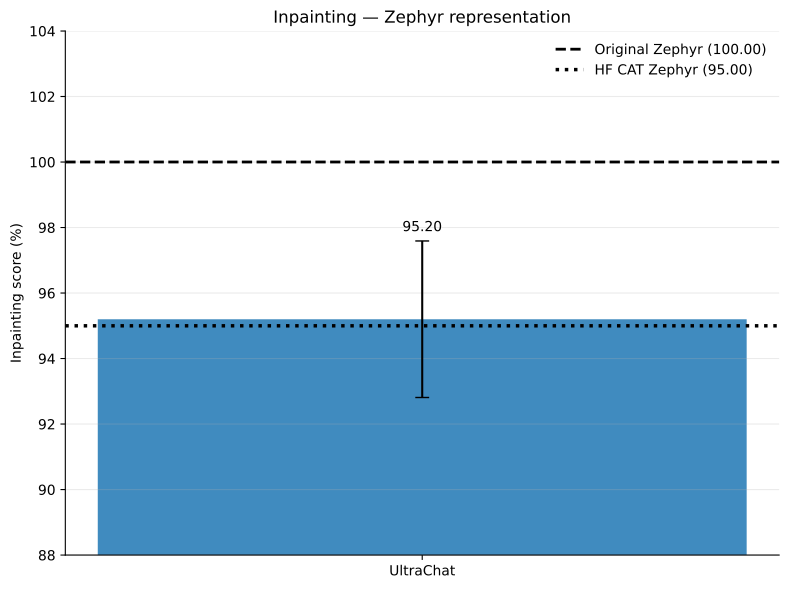

Source code (Python):
import numpy as np
import matplotlib.pyplot as plt

from pathlib import Path
from matplotlib.backends.backend_pdf import PdfPages


MODEL_NAME = "Zephyr"
METRIC_NAME = "Inpainting"
COLOR = "C0"

eps = np.array([0.05, 0.10, 0.20, 0.40])

github = (95.20, 2.39)

references = {
    "Original Zephyr": 100.00,
    "HuggingFace CAT Zephyr": 95.00,
}

relative = {
    "y":   [91.67, 95.67, 95.67, 96.00],
    "err": [4.93, 2.52, 1.15, 3.46],
}


def plot_representation():
    fig, ax = plt.subplots(figsize=(8, 6))

    value, error = github
    original = references["Original Zephyr"]
    hf = references["HuggingFace CAT Zephyr"]

    bar = ax.bar(
        [0], [value],
        yerr=[error],
        capsize=5,
        width=0.55,
        color=COLOR,
        alpha=0.85,
    )[0]

    ax.axhline(
        original, linestyle="--", linewidth=2, color="black",
        label=f"Original Zephyr ({original:.2f})",
    )
    ax.axhline(
        hf, linestyle=":", linewidth=2.5, color="black",
        label=f"HF CAT Zephyr ({hf:.2f})",
    )

    ax.text(
        0,
        value + error + 0.3,
        f"{value:.2f}",
        ha="center",
    )

    ax.set_ylim(88, 104)

    ax.set_xticks([0])
    ax.set_xticklabels(["UltraChat"])
    ax.set_ylabel("Inpainting score (%)")
    ax.set_title(f"{METRIC_NAME} — {MODEL_NAME} representation")

    ax.grid(axis="y", alpha=0.25)
    ax.spines["top"].set_visible(False)
    ax.spines["right"].set_visible(False)
    ax.legend(frameon=False)

    fig.tight_layout()
    return fig


def plot_relative_lr():
    fig, ax = plt.subplots(figsize=(8, 6))

    y = np.array(relative["y"])
    err = np.array(relative["err"])

    ax.plot(
        eps, y,
        marker="o",
        markersize=7,
        linewidth=2,
        color=COLOR,
    )

    ax.errorbar(
        eps, y,
        yerr=err,
        fmt="none",
        capsize=4,
        color=COLOR,
    )

    ymin = np.min(y - err)
    ymax = np.max(y + err)

    ax.set_ylim(
        ymin - 1,
        ymax + 1,
    )

    ax.set_xlabel(r"Configuration multiplier $s$")
    ax.set_ylabel("Inpainting score (%)")

    ax.set_xticks(eps)
    ax.set_xticklabels(["0.05", "0.10", "0.20", "0.40"])

    ax.set_title(
        f"{METRIC_NAME} — {MODEL_NAME} relative learning rate"
    )

    ax.grid(axis="y", alpha=0.25)
    ax.spines["top"].set_visible(False)
    ax.spines["right"].set_visible(False)

    fig.tight_layout()
    return fig


figures = [
    plot_representation(),
    plot_relative_lr(),
]

pdf_path = Path(__file__).resolve().with_suffix(".pdf")

with PdfPages(pdf_path) as pdf:
    for fig in figures:
        pdf.savefig(fig, bbox_inches="tight")

print(f"Saved to:\n{pdf_path}")

plt.show()
